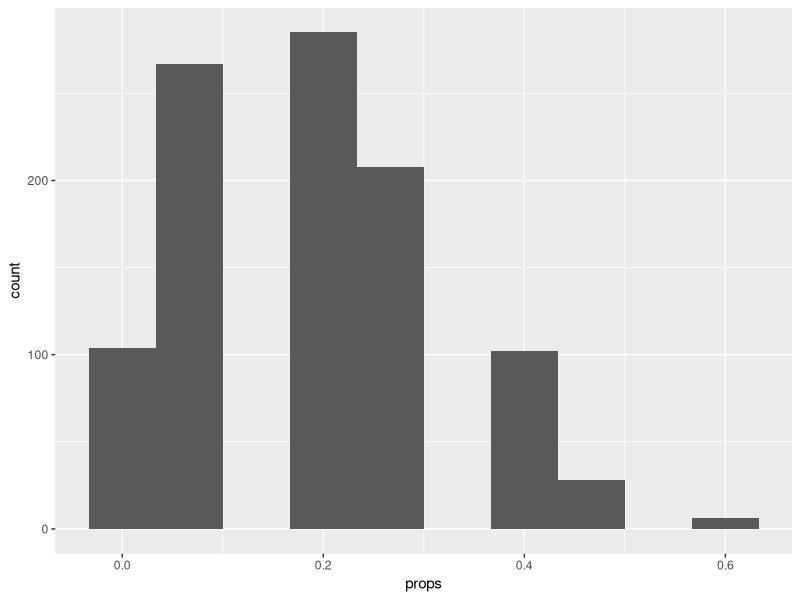

This figure's R source:
## ---- chunk 1
set.seed(1)
## ---- chunk 2
library(tidyverse)
x <- c("no","no","no","no","no","no","no","no","yes","yes")
n <- length(x)
B <- 1000
boot_props <- rep(NA, B)
for(b in 1:B){
  x_b <- sample(x, size = n, replace = TRUE)
  boot_props[b] <- sum(x_b == "yes")/n
}

data.frame(props = boot_props) |>
  ggplot(aes(x = props)) +
  geom_histogram(bins = 10)
